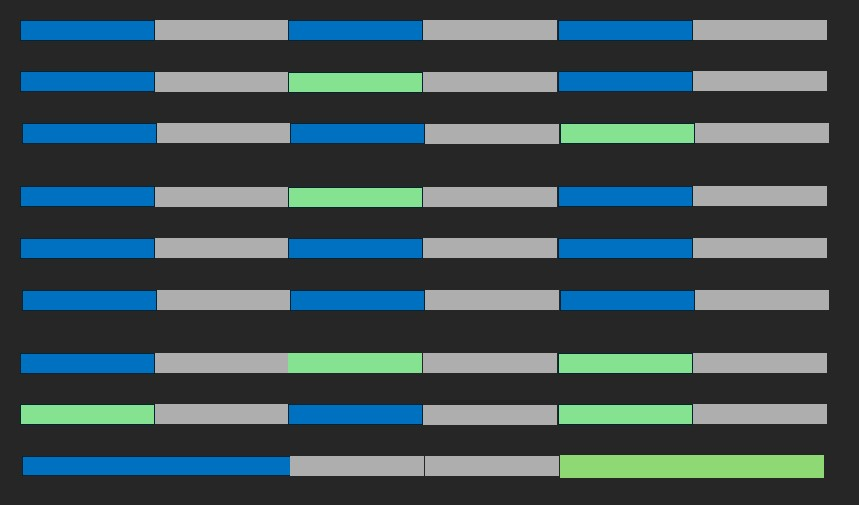
#> input picture color-detection-opencv-master/Pics/square_tray_not_all_blue.jpg, 859 x 505 px
$ python AI_image.py
#> lines starting #> are read from the running program, lines starting #| are printed output that depends on the picture; after the words box and inside, x2 and y2 are one past the last pixel; in counts of white or black regions, pixels touching at a corner belong together
import cv2
import numpy as np

# Load the image
image = cv2.imread("Pics/square_tray_not_all_blue.jpg")
#> image is the input picture: shape (505, 859, 3); mean B, G, R 82.6, 78.2, 60.6
if image is None:
    raise ValueError("Image not found or path is incorrect.")

# Convert image to HSV color space
hsv = cv2.cvtColor(image, cv2.COLOR_BGR2HSV)
#> hsv: shape (505, 859, 3); mean H, S, V 27.8, 42.6, 87.5

# Define range for blue color in HSV
lower_blue = np.array([100, 150, 50])
upper_blue = np.array([140, 255, 255])

# Create a binary mask for blue objects
mask = cv2.inRange(hsv, lower_blue, upper_blue)
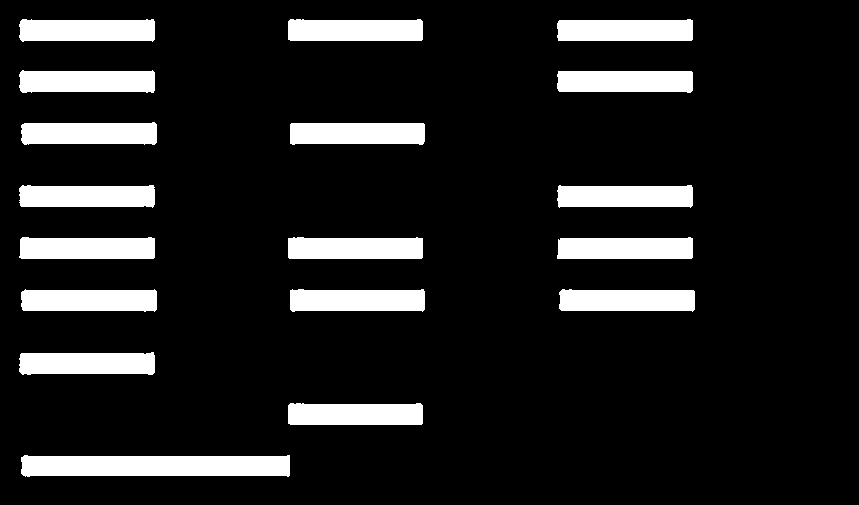
#> mask: shape (505, 859); 12.4% white; 18 white regions

# Find contours in the mask
contours, _ = cv2.findContours(mask, cv2.RETR_EXTERNAL, cv2.CHAIN_APPROX_SIMPLE)
#> contours = 18 contours; largest, box (x1, y1, x2, y2) and area: (21, 455, 290, 477) 5094, (21, 122, 157, 145) 2698, (19, 70, 155, 93) 2698, (19, 19, 155, 42) 2698, (19, 352, 155, 375) 2696

# Counters
small_count = 0
large_count = 0

# Draw bounding boxes and classify object sizes
for contour in contours:
    if cv2.contourArea(contour) > 500:
        x, y, w, h = cv2.boundingRect(contour)
        cv2.rectangle(image, (x, y), (x + w, y + h), (0, 255, 0), 2)
        size_text = f"{w}x{h}px"
        cv2.putText(image, size_text, (x, y - 10),
                    cv2.FONT_HERSHEY_SIMPLEX, 0.6, (0, 255, 0), 2)

        if w < 150:
            small_count += 1
        else:
            large_count += 1
#> this loop made 18 passes
#> (x, y, w, h, size_text, large_count) on pass 1: (21, 455, 269, 22, '269x22px', 1)
#> (x, y, w, h, size_text) on passes 2 to 7: (288, 403, 135, 22, '135x22px'), (19, 352, 136, 23, '136x23px'), (559, 289, 136, 23, '136x23px'), (290, 289, 135, 23, '135x23px'), (21, 289, 136, 23, '136x23px'), (557, 237, 136, 22, '136x22px')
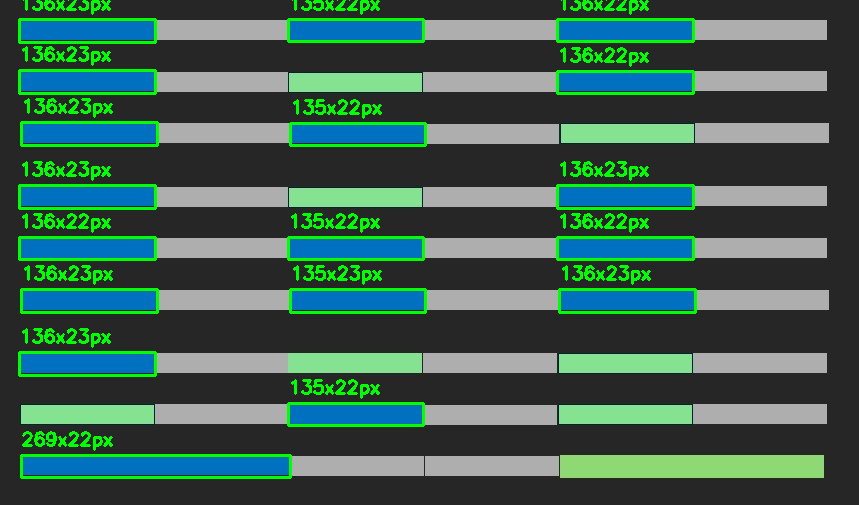
#> image: shape (505, 859, 3); 6.8% of pixels changed, all inside (x1, y1, x2, y2) = (18, 0, 697, 479)
#> after the loop, large_count = 1; small_count = 17

# Print to terminal
print(f"Number of small blue objects: {small_count}")
#| Number of small blue objects: 17
print(f"Number of large blue objects: {large_count}")
#| Number of large blue objects: 1

""" # Display the counts on the image
summary_text = f"Small: {small_count} | Large: {large_count}"
cv2.putText(image, summary_text, (10, 30),
            cv2.FONT_HERSHEY_SIMPLEX, 1, (0, 0, 255), 2) """

# Show the image
cv2.imshow("Blue Object Detection", image)
cv2.waitKey(0)
cv2.destroyAllWindows()

$ run again, with color-detection-opencv-master/Pics/Tray_all_blue.jpg copied over color-detection-opencv-master/Pics/square_tray_not_all_blue.jpg
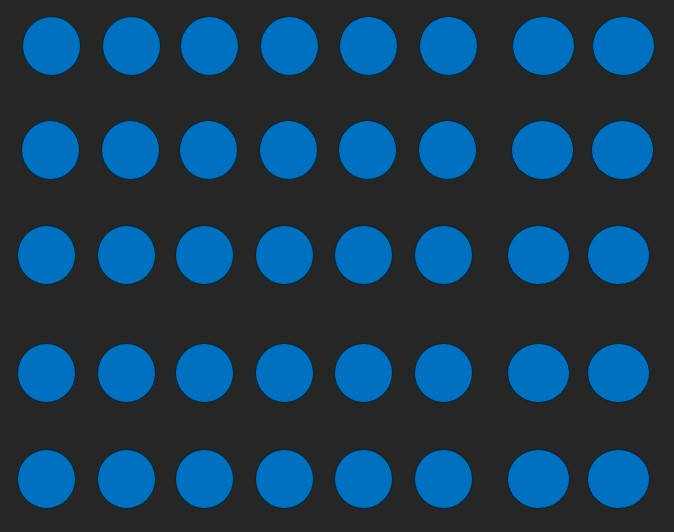
#> input picture color-detection-opencv-master/Pics/Tray_all_blue.jpg, 674 x 532 px
#> image is the input picture: shape (532, 674, 3); mean B, G, R 83.6, 59.9, 26.4
#> hsv: shape (532, 674, 3); mean H, S, V 47.9, 87.8, 84.1
#> `mask = cv2.inRange(hsv, lower_blue, upper_blue)`:
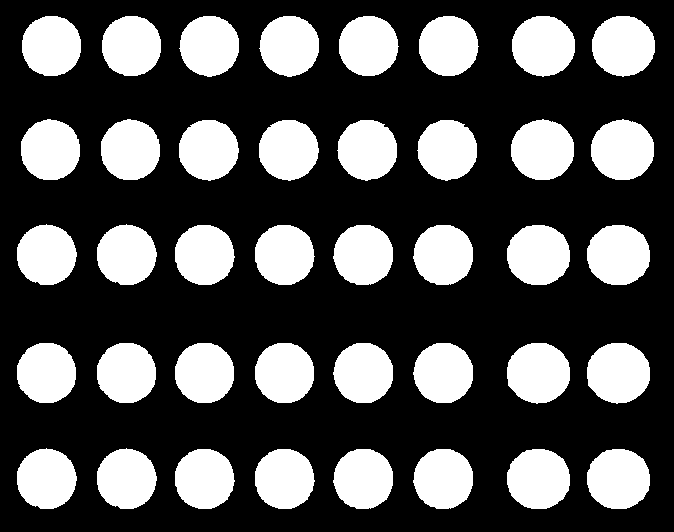
#> mask: shape (532, 674); 32.3% white; 40 white regions
#> contours = 40 contours; largest, box (x1, y1, x2, y2) and area: (587, 343, 650, 404) 2948, (507, 343, 570, 404) 2948, (591, 119, 654, 180) 2942, (511, 119, 574, 180) 2942, (587, 449, 650, 509) 2939
#> the loop `for contour in contours:` made 40 passes
#> (x, y, w, h, size_text) on passes 1 to 8: (587, 449, 63, 60, '63x60px'), (507, 449, 63, 60, '63x60px'), (413, 449, 60, 60, '60x60px'), (333, 449, 60, 60, '60x60px'), (255, 449, 60, 60, '60x60px'), (175, 449, 60, 60, '60x60px'), (97, 448, 60, 61, '60x61px'), (17, 448, 60, 61, '60x61px')
#> after the loop `for contour in contours:`:
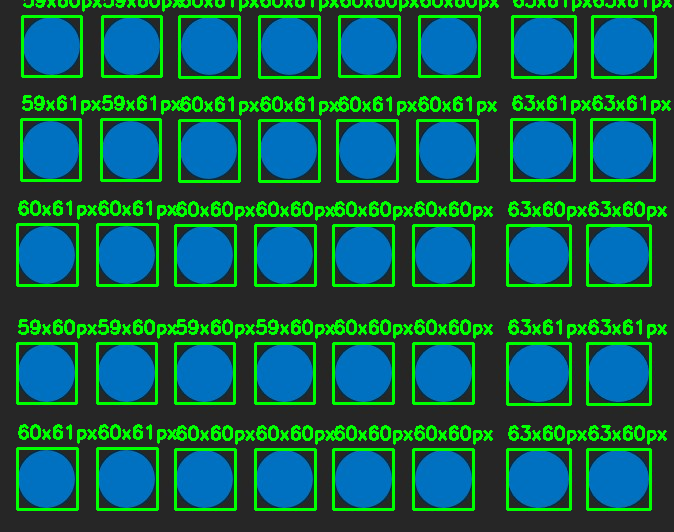
#> image: shape (532, 674, 3); 14.48% of pixels changed, all inside (x1, y1, x2, y2) = (16, 0, 672, 511)
#> after the loop `for contour in contours:`: large_count = 0; small_count = 40
#| Number of small blue objects: 40
#| Number of large blue objects: 0

$ run again, with color-detection-opencv-master/Pics/Tray_not_all_blue.jpg copied over color-detection-opencv-master/Pics/square_tray_not_all_blue.jpg
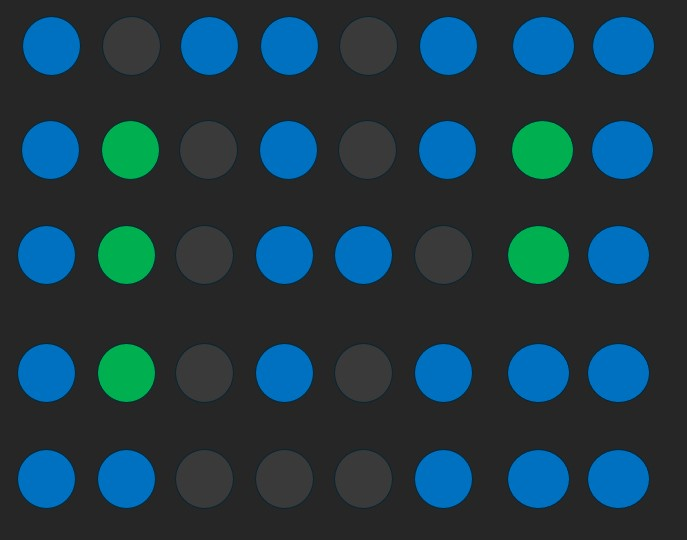
#> input picture color-detection-opencv-master/Pics/Tray_not_all_blue.jpg, 687 x 540 px
#> image is the input picture: shape (540, 687, 3); mean B, G, R 67.7, 57.2, 31.2
#> hsv: shape (540, 687, 3); mean H, S, V 40.8, 63.8, 71.5
#> `mask = cv2.inRange(hsv, lower_blue, upper_blue)`:
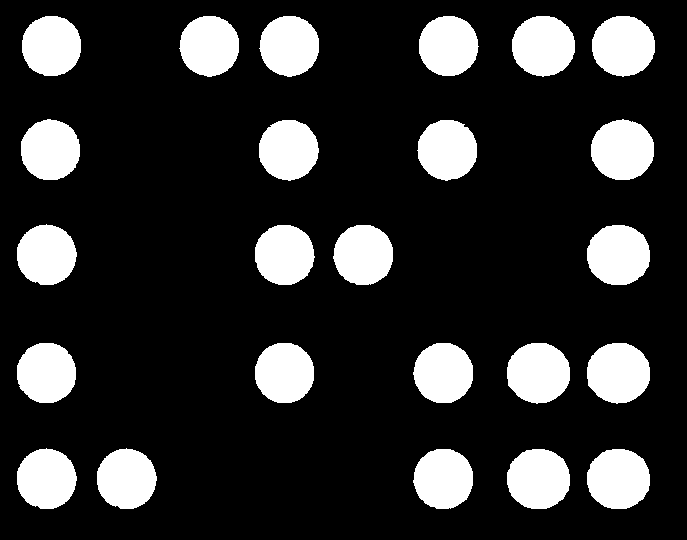
#> mask: shape (540, 687); 18.8% white; 24 white regions
#> contours = 24 contours; largest, box (x1, y1, x2, y2) and area: (507, 343, 570, 404) 2948, (587, 343, 650, 404) 2946, (591, 119, 654, 180) 2942, (587, 449, 650, 509) 2939, (507, 449, 570, 509) 2939
#> the loop `for contour in contours:` made 24 passes
#> (x, y, w, h, size_text) on passes 1 to 8: (587, 449, 63, 60, '63x60px'), (507, 449, 63, 60, '63x60px'), (413, 449, 60, 60, '60x60px'), (97, 448, 60, 61, '60x61px'), (17, 448, 60, 61, '60x61px'), (587, 343, 63, 61, '63x61px'), (507, 343, 63, 61, '63x61px'), (413, 343, 60, 60, '60x60px')
#> after the loop `for contour in contours:`:
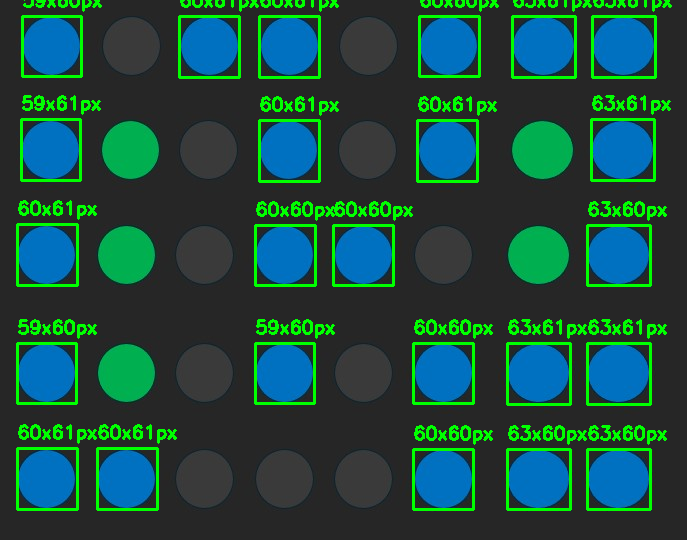
#> image: shape (540, 687, 3); 8.3% of pixels changed, all inside (x1, y1, x2, y2) = (16, 0, 672, 511)
#> after the loop `for contour in contours:`: large_count = 0; small_count = 24
#| Number of small blue objects: 24
#| Number of large blue objects: 0

$ run again, with color-detection-opencv-master/Pics/Tray_not_all_blue_sizes.jpg copied over color-detection-opencv-master/Pics/square_tray_not_all_blue.jpg
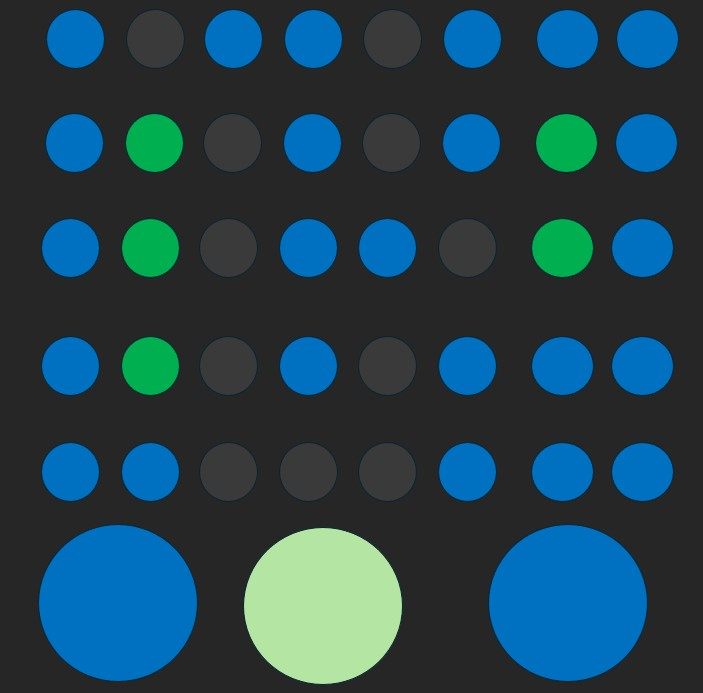
#> input picture color-detection-opencv-master/Pics/Tray_not_all_blue_sizes.jpg, 703 x 693 px
#> image is the input picture: shape (693, 703, 3); mean B, G, R 78, 66.1, 35.3
#> hsv: shape (693, 703, 3); mean H, S, V 45.8, 74.2, 83.5
#> `mask = cv2.inRange(hsv, lower_blue, upper_blue)`:
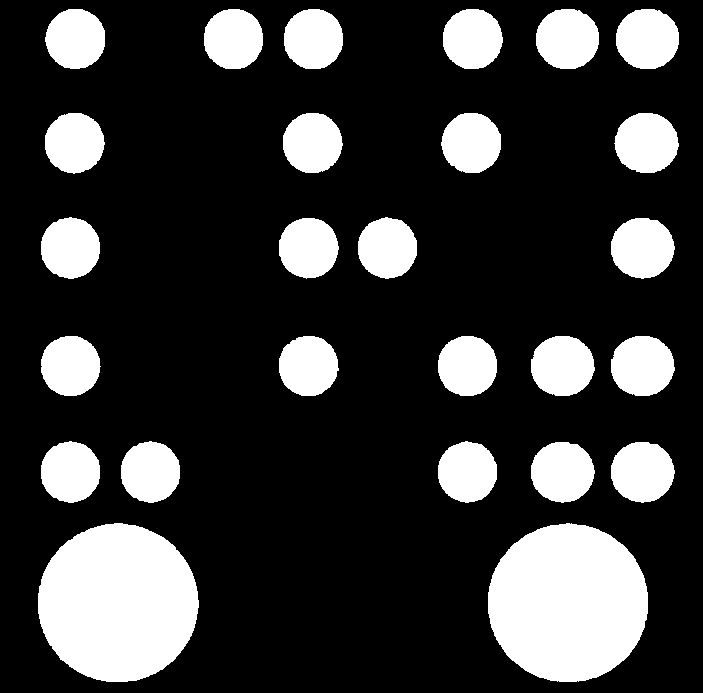
#> mask: shape (693, 703); 22.6% white; 26 white regions
#> contours = 26 contours; largest, box (x1, y1, x2, y2) and area: (488, 523, 648, 682) 19807, (38, 523, 199, 682) 19792, (611, 442, 675, 503) 2954, (531, 442, 595, 503) 2954, (611, 218, 675, 279) 2954
#> the loop `for contour in contours:` made 26 passes
#> (x, y, w, h, size_text, large_count) on passes 1 to 2: (488, 523, 160, 159, '160x159px', 1), (38, 523, 161, 159, '161x159px', 2)
#> after the loop `for contour in contours:`:
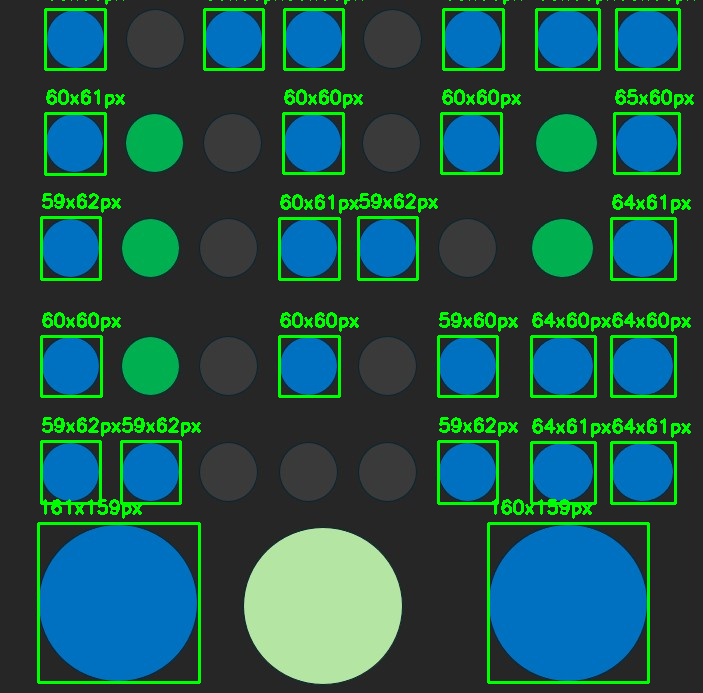
#> image: shape (693, 703, 3); 7% of pixels changed, all inside (x1, y1, x2, y2) = (37, 0, 695, 684)
#> after the loop `for contour in contours:`: large_count = 2; small_count = 24
#| Number of small blue objects: 24
#| Number of large blue objects: 2
